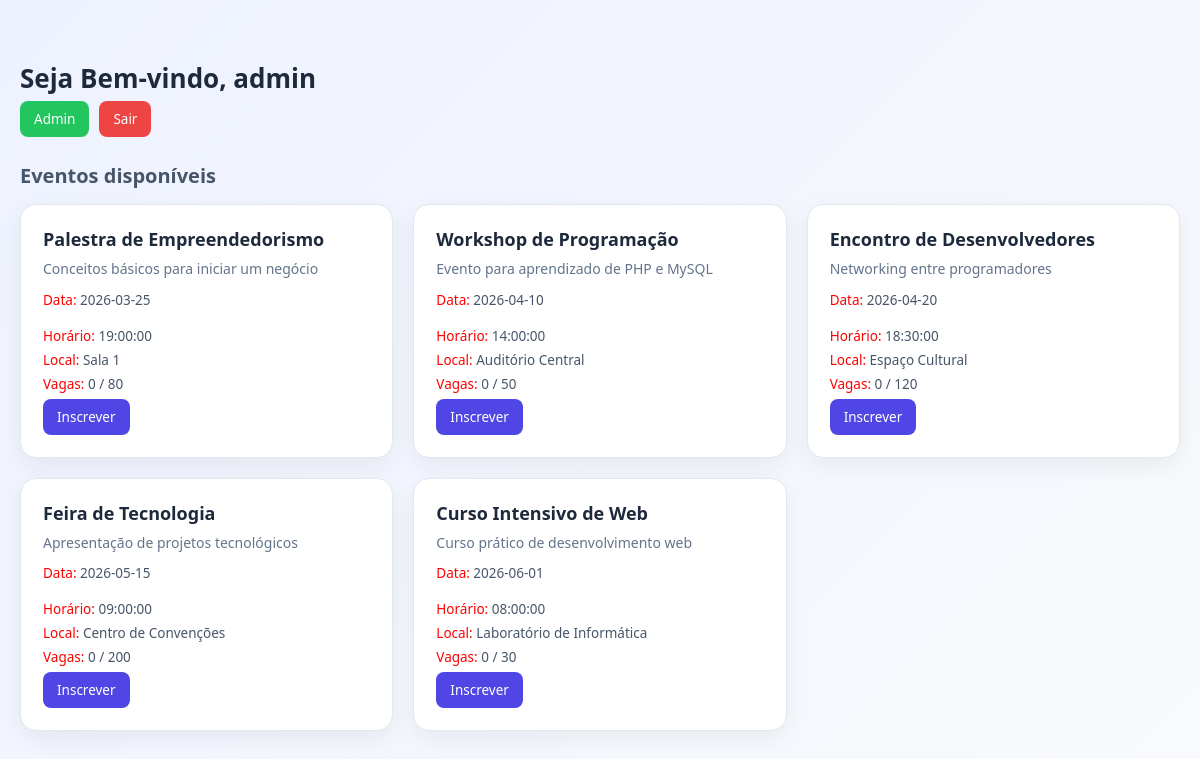
The app's page / (signed in) with its own data.
### tables this page shows
CREATE TABLE `eventos` (
  `id` int(11) NOT NULL,
  `nome` varchar(100) DEFAULT NULL,
  `descricao` text DEFAULT NULL,
  `data` date DEFAULT NULL,
  `horario` time DEFAULT NULL,
  `local` varchar(255) DEFAULT NULL,
  `max_participantes` int(11) DEFAULT NULL
);

### public/index.php (the view, shortened to what this page needs)
<?php
require_once "C:/Turma2/xampp/htdocs/gerenciamento-eventos/db/database.php";
$participante = $_SESSION['participante'];
$stmt = $pdo->query("SELECT * FROM eventos ORDER BY data ASC");
$eventos = $stmt->fetchAll(PDO::FETCH_ASSOC);
?>
<link rel="stylesheet" href="css/style.css">
<div class="container">
<h2 class="title">Seja Bem-vindo, <?php echo $participante['nome']; ?></h2>
<div class="top-actions">
    <?php if ($participante['tipo'] == 'admin'): ?>
        <a class="btn btn-success" href="../admin/index.php">Admin</a>
    <?php endif; ?>
    <a class="btn btn-danger" href="logout.php">Sair</a>
</div>
<h3 class="subtitle">Eventos disponíveis</h3>
<div class="cards">
<?php foreach ($eventos as $evento):
$stmtCount = $pdo->prepare("SELECT COUNT(*) as total FROM inscricoes WHERE evento_id = :id");
$stmtCount->execute([':id' => $evento['id']]);
$total = $stmtCount->fetch(PDO::FETCH_ASSOC)['total'];
$stmtCheck = $pdo->prepare("SELECT * FROM inscricoes WHERE evento_id = :evento AND participante_id = :participante");
$stmtCheck->execute([
    ':evento' => $evento['id'],
    ':participante' => $participante['id']
]);
$jaInscrito = $stmtCheck->rowCount() > 0;
?>
<div class="card">
    <h3 class="card-title"><?php echo $evento['nome']; ?></h3>
    <p class="card-desc"><?php echo $evento['descricao']; ?></p>
    <p class="card-info">
         <span style="color:red">Data: </span><?php echo $evento['data']; ?> <br><br>
        <span style="color:red">Horário: </span><?php echo $evento['horario']; ?>
    </p>
    <p class="card-local"> <span style="color:red">Local: </span><?php echo $evento['local']; ?></p>
    <p class="card-vagas">
        <span style="color:red">Vagas:</span> <?php echo "$total / {$evento['max_participantes']}"; ?>
    </p>
    <?php if ($jaInscrito): ?>
        <span class="status status-ok">Já inscrito</span><br><br>
        <a class="btn btn-danger"
           href="../usuario/cancelarInscricao.php?id=<?php echo $evento['id']; ?>"
           onclick="return confirm('Deseja cancelar a inscrição?')">
            Cancelar inscrição
        </a>
    <?php elseif ($total < $evento['max_participantes']): ?>
        <a class="btn btn-primary" href="../usuario/inscrever.php?id=<?php echo $evento['id']; ?>">
            Inscrever
        </a>
    <?php else: ?>
        <span class="status status-full">Lotado</span>
    <?php endif; ?>
</div>
<?php endforeach; ?>
</div>
</div>

### public/css/style.css (style rules this page uses)
* { margin: 0; padding: 0; box-sizing: border-box; font-family: "Segoe UI", Arial, sans-serif; }
.container { max-width: 1550px; margin: 40px auto; padding: 20px; }
.title { font-size: 26px; font-weight: 600; margin-bottom: 5px; }
.subtitle { font-size: 20px; margin: 25px 0 15px; color: #475569; }
.top-actions { display: flex; gap: 10px; margin-bottom: 20px; }
.cards { display: grid; grid-template-columns: repeat(auto-fit, minmax(320px, 1fr)); gap: 20px; }
.card { background: #ffffff; padding: 22px; border-radius: 16px; box-shadow: 0 8px 25px rgba(0,0,0,0.06); border: 1px solid #e2e8f0; transition: all 0.25s ease; position: relative; }
.card-title { font-size: 18px; font-weight: 600; margin-bottom: 8px; }
.card-desc { font-size: 14px; color: #64748b; margin-bottom: 12px; line-height: 1.4; }
.card-info, .card-local, .card-vagas { font-size: 13.5px; color: #475569; margin-bottom: 6px; }
.btn { display: inline-block; padding: 9px 14px; border-radius: 8px; text-decoration: none; font-size: 13.5px; font-weight: 500; transition: all 0.2s ease; }
.btn-primary { background: #4f46e5; color: white; }
.btn-success { background: #22c55e; color: white; }
.btn-danger { background: #ef4444; color: white; }

### records on screen
eventos: nome "Palestra de Empreendedorismo", descricao "Conceitos básicos para iniciar um negócio", data "2026-03-25", horario "19:00:00", local "Sala 1", total "0", max_participantes "80"
eventos: nome "Workshop de Programação", descricao "Evento para aprendizado de PHP e MySQL", data "2026-04-10", horario "14:00:00", local "Auditório Central", total "0", max_participantes "50"
eventos: nome "Encontro de Desenvolvedores", descricao "Networking entre programadores", data "2026-04-20", horario "18:30:00", local "Espaço Cultural", total "0", max_participantes "120"
eventos: nome "Feira de Tecnologia", descricao "Apresentação de projetos tecnológicos", data "2026-05-15", horario "09:00:00", local "Centro de Convenções", total "0", max_participantes "200"
eventos: nome "Curso Intensivo de Web", descricao "Curso prático de desenvolvimento web", data "2026-06-01", horario "08:00:00", local "Laboratório de Informática", total "0", max_participantes "30"

### other values on screen
$participante['nome'] "admin"
